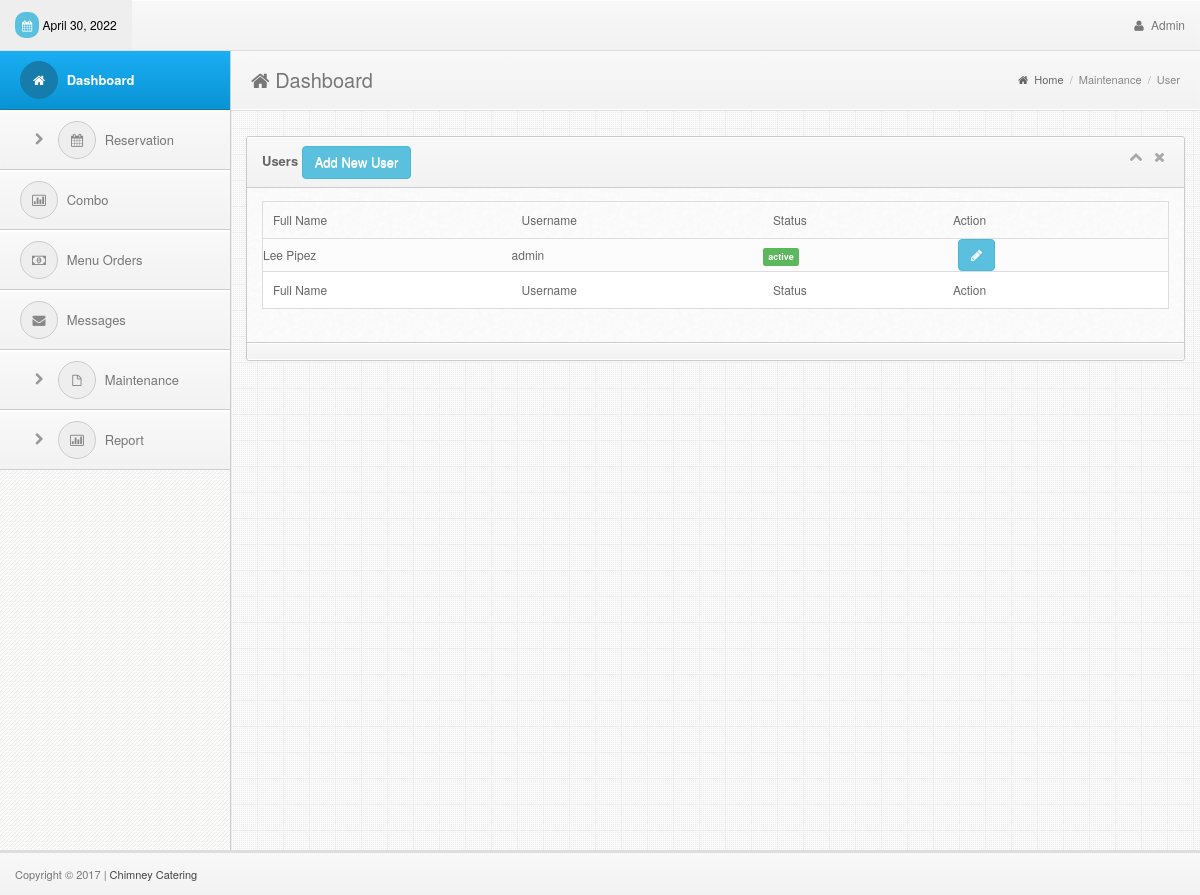
The page /admin/user.php (signed in) on the database its author committed.
### tables this page shows
CREATE TABLE `user` (
  `user_id` int(11) NOT NULL,
  `full_name` varchar(50) NOT NULL,
  `username` varchar(15) NOT NULL,
  `password` varchar(15) NOT NULL,
  `status` varchar(10) NOT NULL
);

### admin/user.php (the view, shortened to what this page needs)
<!DOCTYPE html>
<html lang="en">
<head>
  <?php include('../includes/links.php');?>
</head>
<body>
<div class="navbar navbar-fixed-top bs-docs-nav" role="banner">
    <div class="conjtainer">
      <?php include('../includes/topbar.php');?>
    </div>
  </div>
<div class="content" style="margin-top:10px">
    <?php include('../includes/sidebar.php');?>
    <div class="mainbar">
      <div class="page-head">
        <h2 class="pull-left"><i class="fa fa-home"></i> Dashboard</h2>
        <div class="bread-crumb pull-right">
          <a href="index.html"><i class="fa fa-home"></i> Home</a>
          <span class="divider">/</span>
          <a href="#" class="bread-current">Maintenance</a>
          <span class="divider">/</span>
          <a href="#" class="bread-current">User</a>
        </div>
        <div class="clearfix"></div>
      </div>
      <div class="matter">
        <div class="container">
          <div class="row">
            <div class="col-md-12">
              <div class="widget">
                <div class="widget-head">
                  <div class="pull-left"> Users
                    <a href="#addModal" class="btn btn-info" data-toggle="modal">Add New User</a>
                  </div>
                  <div class="widget-icons pull-right">
                    <a href="#" class="wminimize"><i class="fa fa-chevron-up"></i></a>
                    <a href="#" class="wclose"><i class="fa fa-times"></i></a>
                  </div>
                  <div class="clearfix"></div>
                </div>
                <div class="widget-content">
                  <div class="padd">
              <div class="page-tables">
                <div class="table-responsive">
                  <table cellpadding="0" cellspacing="0" border="0" id="data-table" width="100%">
                    <thead>
                      <tr>
                        <th>Full Name</th>
                        <th>Username</th>
                        <th>Status</th>
                        <th>Action</th>
                      </tr>
                    </thead>
                    <tbody>
<?php
include('../includes/dbcon.php');
    $query=mysqli_query($con,"select * from user order by full_name")or die(mysqli_error());
      while ($row=mysqli_fetch_array($query)){
        $id=$row['user_id'];
        $name=$row['full_name'];
        $username=$row['username'];
        $status=$row['status'];
        if ($status=="active") $flag="success";else $flag="danger";
?>
                      <tr>
                        <td><?php echo $name;?></td>
                        <td><?php echo $username;?></td>
                        <td><span class="label label-<?php echo $flag;?>"><?php echo $status;?></span></td>
                        <td>
                            <div class="col-md-2">
                              <a href="#myModal" class="btn btn-info" data-target="#update<?php echo $id;?>" data-toggle="modal">
                                <i class="fa fa-pencil"></i>
                              </a>
                            </div>
                        </td>
                      </tr>
<?php }?>
                    </tbody>
                    <tfoot>
                      <tr>
                        <th>Full Name</th>
                        <th>Username</th>
                        <th>Status</th>
                        <th>Action</th>
                      </tr>
                    </tfoot>
                  </table>
                </div>
                </div>
              </div>
                  </div>
                  <div class="widget-foot">
                  </div>
                </div>
              </div>
            </div>
          </div>
        </div>
      </div>
    </div>
<?php include('../includes/footer.php');?>
</body>
</html>

### admin/css/style.css (style rules this page uses)
body { font-size: 12px; line-height: 22px; color: #666; border-top: 3px solid #eee; background:#343434 url("../img/back.png") repeat; padding-top: 37px; -webkit-font-smoothing: antialiased; }
h1,h2,h3,h4,h5,h6 { padding: 2px 0px; margin: 2px 0px; color: #777; }
h2 { font-size: 25px; line-height: 35px; }
a { color: #026b9c; }
.navbar * { font-weight: normal !important; text-shadow:none !important; }
.navbar { background-color: #f8f8f8; background: -webkit-gradient(linear, left top, left bottom, from(#f8f8f8), to(#f2f2f2)); background: -webkit-linear-gradient(top, #f8f8f8, #f2f2f2); background: -moz-linear-gradient(top, #f8f8f8, #f2f2f2); background: -ms-linear-gradient(top, #f8f8f8, #f2f2f2); background: -o-linear-gradient(top, #f8f8f8, #f2f2f2); background: linear-gradient(top, #f8f8f8, #f2f2f2); border-bottom: 1px solid #ddd; box-shadow: inset 0px 1px 1px #fff; }
.mainbar { position: relative; margin-left: 230px; margin-right: 0px; width: auto; background:#eee url("../img/main-back.png") repeat; border-left: 1px solid #ccc; z-index: 50; min-height: 800px; }
.mainbar .container { max-width:100% !important; width: 100% !important; }
.page-tables #data-table { margin-bottom: 20px; }
.page-tables #data-table { border:1px solid #ddd; }
.page-tables table#data-table thead th { padding:7px 10px; font-weight:normal; border-bottom:0px; }
.page-tables table#data-table tfoot th { border-top:1px solid #ddd; padding:7px 10px; font-weight:normal; background:#fff; }
.page-tables table#data-table td { background:#fcfcfc; border-top:1px solid #ddd; }
.mainbar .page-head { background-color: #f8f8f8; background: -webkit-gradient(linear, left top, left bottom, from(#f8f8f8), to(#f2f2f2)); background: -webkit-linear-gradient(top, #f8f8f8, #f2f2f2); background: -moz-linear-gradient(top, #f8f8f8, #f2f2f2); background: -ms-linear-gradient(top, #f8f8f8, #f2f2f2); background: -o-linear-gradient(top, #f8f8f8, #f2f2f2); background: linear-gradient(top, #f8f8f8, #f2f2f2); padding: 8px 20px; border-bottom: 1px solid #fff; box-shadow: inset 0px 1px 1px #fff; }
.mainbar .page-head h2 { font-weight: normal; font-size: 20px; }
.mainbar .bread-crumb { font-size: 11px; margin-top: 10px; color: #aaa; }
.mainbar .bread-crumb i { margin-right: 3px; }
.mainbar .bread-crumb .divider { margin: 0px 3px; }
.mainbar .bread-crumb a { color: #666; }
.mainbar .bread-crumb a.bread-current { color: #888; }
.mainbar .matter { border-top: 1px solid #ddd; padding: 15px 0px; }
.widget { border: 1px solid #c9c9c9; border-radius: 3px; margin-top: 10px; margin-bottom: 20px; background: #fafafa url('../img/cream.png') repeat; }
.widget .padd, .modal-body { padding: 13px 15px; }
.widget .widget-head,.modal-header { background-color: #f8f8f8; background: -webkit-gradient(linear, left top, left bottom, from(#f8f8f8), to(#f2f2f2)); background: -webkit-linear-gradient(top, #f8f8f8, #f2f2f2); background: -moz-linear-gradient(top, #f8f8f8, #f2f2f2); background: -ms-linear-gradient(top, #f8f8f8, #f2f2f2); background: -o-linear-gradient(top, #f8f8f8, #f2f2f2); background: linear-gradient(top, #f8f8f8, #f2f2f2); border-top-right-radius: 3px; border-top-left-radius: 3px; text-shadow:0px 1px #fff; border-bottom: 1px solid #ccc; border-top: 1px solid #fff; color: #666; font-size: 13px; font-weight: bold; padding: 8px 15px; }
.widget .widget-head .widget-icons i { font-size: 14px; margin: 0px 4px; }
.widget .widget-head .widget-icons a { color: #aaa; }
.widget .widget-foot, .modal-footer { background-color: #f8f8f8; background: -webkit-gradient(linear, left top, left bottom, from(#f8f8f8), to(#f2f2f2)); background: -webkit-linear-gradient(top, #f8f8f8, #f2f2f2); background: -moz-linear-gradient(top, #f8f8f8, #f2f2f2); background: -ms-linear-gradient(top, #f8f8f8, #f2f2f2); background: -o-linear-gradient(top, #f8f8f8, #f2f2f2); background: linear-gradient(top, #f8f8f8, #f2f2f2); border-bottom-right-radius: 3px; border-bottom-left-radius: 3px; text-shadow:0px 1px #fff; border-bottom: 1px solid #fff; border-top: 1px solid #ccc; padding: 8px 15px; font-size: 12px; color: #555; box-shadow: inset 0px 1px 1px #fff; }

### rows shown on the page
user: full_name "Lee Pipez", username "admin", status "active"
